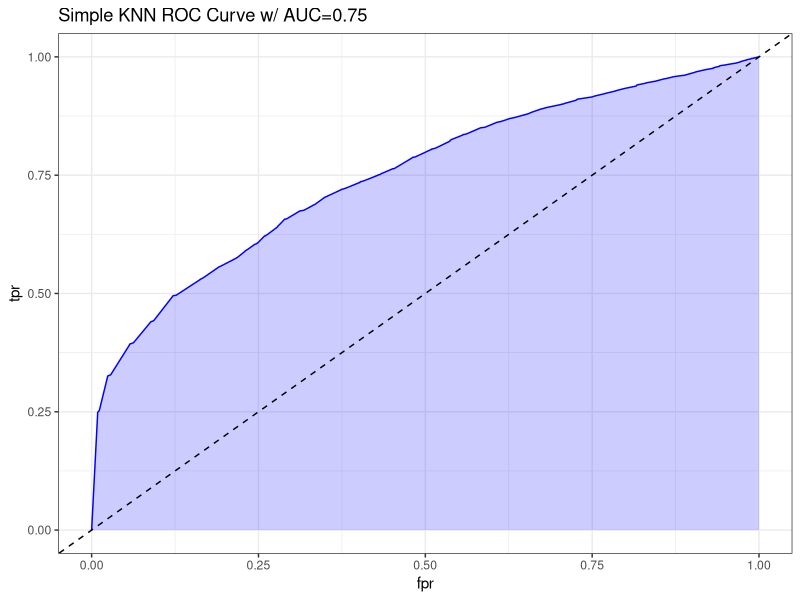

Recreate this plot in R. (Note: this script raises an error after producing the figure.)
## ---- chunk 1
knitr::opts_chunk$set(echo = TRUE)
library(caret)
library(class)
library(ggplot2)
## ---- chunk 2
# Load data
train_knn <- read.csv('Train Test Set/train_knn.csv')
test_knn <- read.csv('Train Test Set/test_knn.csv')

# Split features and predictor
train_knn_x <- train_knn[, !names(train_knn) %in% 'obesity_leveloverweight']
train_knn_y <- train_knn[['obesity_leveloverweight']]

test_knn_x <- test_knn[, !names(test_knn) %in% 'obesity_leveloverweight']
test_knn_y <- test_knn[['obesity_leveloverweight']]

# Display statistics
str(train_knn_x)
summary(train_knn_x)
head(train_knn_x)

str(train_knn_y)
summary(train_knn_y)
head(train_knn_y)
## ---- chunk 3
# Set seed for reproducibility
set.seed(12345)

# Build a model
model_knn <- knn(
  train = train_knn_x,
  test = test_knn_x,
  cl = train_knn_y,
  k = sqrt(nrow(train_knn_x)),
  prob = TRUE
  )
prediction_knn_probability <- attributes(model_knn)$prob
## ---- chunk 4
# Display summary
summary(model_knn)
## ---- chunk 5
# Set seed for reproducibility
set.seed(12345)

# Set up control parameters
ctrl <- trainControl(
  method = 'cv',
  number = 10
  )

# Define the tuning grid
grid <- expand.grid(
  k = seq(1, 20, by = 1)
  )

# Tune the model
knn_tuned <- train(
  x = train_knn_x,
  y = train_knn_y,
  method = 'knn',
  trControl = ctrl,
  tuneGrid = grid
  )

# Store best parameter
best_k <- knn_tuned$bestTune$k

# Build a model
model_knn_tuned <- knn(
  train = train_knn_x,
  test = test_knn_x,
  cl = train_knn_y,
  k = best_k,
  prob = TRUE
  )
## ---- chunk 6
# Display summary
print(best_k)
summary(model_knn_tuned)
## ---- chunk 7
# Make a prediction
prediction_knn <- model_knn
prediction_knn_probability <- attributes(prediction_knn)$prob
summary(prediction_knn_probability)

# Perform confusion matrix
cm_knn <- confusionMatrix(
  as.factor(prediction_knn),
  as.factor(test_knn_y),
  positive = '1'
  )
cm_knn
## ---- chunk 8
# Plot AUC
pred <- ROCR::prediction(prediction_knn_probability, test_knn_y)
perf <- ROCR::performance(pred, measure = "tpr", x.measure = "fpr")
auc <- ROCR::performance(pred, measure="auc")

auc <- round(auc@y.values[[1]],3)
roc.data <- data.frame(fpr=unlist(perf@x.values),
                       tpr=unlist(perf@y.values),
                       model="GLM")

ggplot(roc.data, aes(x=fpr, ymin=0, ymax=tpr)) +
    geom_ribbon(alpha=0.2, fill = "blue") +
    geom_line(aes(y=tpr), col = "blue") +
    geom_abline(intercept = 0, slope = 1, lty = "dashed") +
    labs(title = paste0("Simple KNN ROC Curve w/ AUC=", auc)) +
    theme_bw()
## ---- chunk 9
# Write to csv
write.csv(
  prediction_knn_probability,
  file = 'Predictions/prediction_knn_probability.csv',
  row.names = FALSE
  )

# Extract confusion matrix
write.csv(
  cm_knn$table,
  file = 'Confusion Matrix/cm_knn.csv',
  row.names = FALSE
  )
## ---- chunk 10
# Make a prediction
prediction_knn_tuned <- model_knn_tuned
prediction_knn_tuned_probability <- attributes(prediction_knn_tuned)$prob
summary(prediction_knn_tuned_probability)

# Perform confusion matrix
cm_knn_tuned <- confusionMatrix(
  as.factor(prediction_knn_tuned),
  as.factor(test_knn_y),
  positive = '1'
  )
cm_knn_tuned
## ---- chunk 11
# Plot AUC
pred <- ROCR::prediction(prediction_knn_tuned_probability, test_knn_y)
perf <- ROCR::performance(pred, measure = "tpr", x.measure = "fpr")
auc <- ROCR::performance(pred, measure="auc")

auc <- round(auc@y.values[[1]],3)
roc.data <- data.frame(fpr=unlist(perf@x.values),
                       tpr=unlist(perf@y.values),
                       model="GLM")

ggplot(roc.data, aes(x=fpr, ymin=0, ymax=tpr)) +
    geom_ribbon(alpha=0.2, fill = "blue") +
    geom_line(aes(y=tpr), col = "blue") +
    geom_abline(intercept = 0, slope = 1, lty = "dashed") +
    labs(title = paste0("Tuned KNN ROC Curve w/ AUC=", auc)) +
    theme_bw()
## ---- chunk 12
# Write to csv
write.csv(
  prediction_knn_tuned_probability,
  file = 'Predictions/prediction_knn_tuned_probability.csv',
  row.names = FALSE
  )

# Extract confusion matrix
write.csv(
  cm_knn_tuned$table,
  file = 'Confusion Matrix/cm_knn_tuned.csv',
  row.names = FALSE
  )
